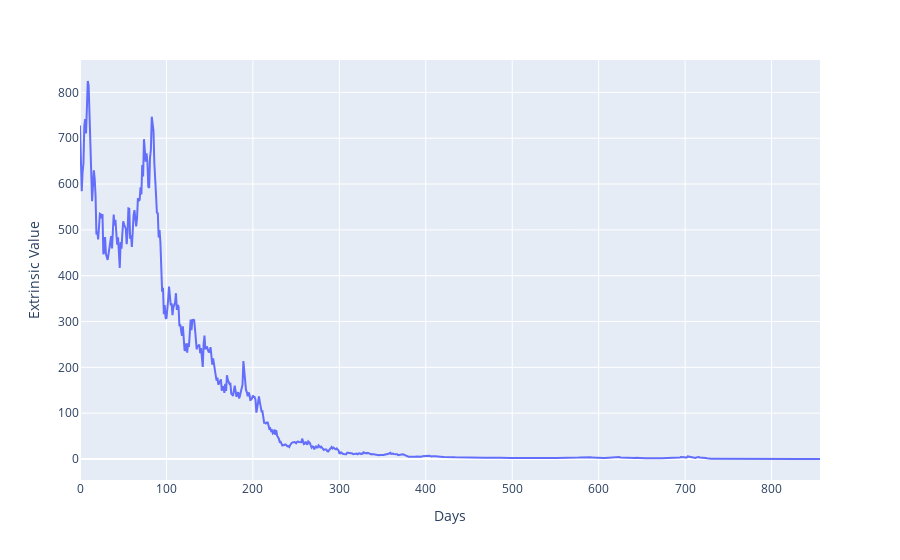

Notebook code for this chart:
### Code cell
px.line(ext_val, labels={"index":"Days", "value":"Extrinsic Value"}).update_layout(showlegend=False)

### Figure 1 — Plotly figure (JSON) as saved in the notebook; plotly's stock layout.template omitted (floating-point values rounded to 4 significant figures; data arrays with more than 128 entries replaced by an {"elided": "..."} marker saying what was removed)
{"data": [{"hovertemplate": "variable=0<br>Days=%{x}<br>Extrinsic Value=%{y}<extra></extra>", "legendgroup": "0", "line": {"color": "#636efa", "dash": "solid"}, "mode": "lines", "name": "0", "orientation": "v", "showlegend": true, "type": "scatter", "x": {"elided": "857 int values"}, "xaxis": "x", "y": {"elided": "857 float values"}, "yaxis": "y"}], "layout": {"legend": {"title": {"text": "variable"}, "tracegroupgap": 0}, "margin": {"t": 60}, "showlegend": false, "xaxis": {"anchor": "y", "domain": [0, 1], "title": {"text": "Days"}}, "yaxis": {"anchor": "x", "domain": [0, 1], "title": {"text": "Extrinsic Value"}}}}
